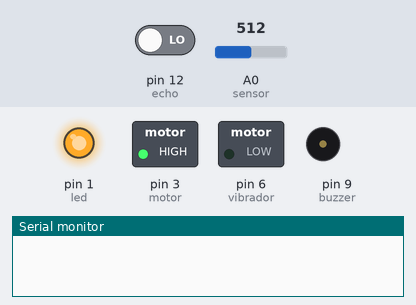
A sketch run on a simulated Arduino Uno, built for the host (arithmetic inside an expression is 32-bit, double 64-bit). Parts: switched loads named in the sketch (green lamp = pin HIGH), output pins drawn as LEDs (lit = HIGH), buzzer (waves = sounding), the last lines printed to the serial monitor. The test bench sets the inputs (shaded band); at power-on: pin 12 (echo) LOW, A0 (sensor) = 512. Pins used as bus, display or sensor lines are not drawn.

Above: at 0.5 s.
At 1.11 s:
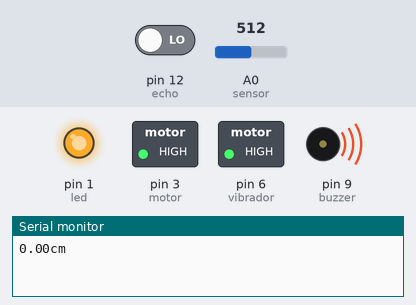
At 1.6 s:
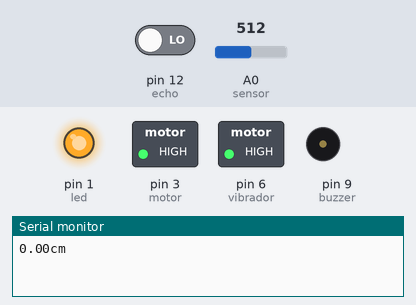
Timing chart, 0 to 3.0 s (numbered marks = the images above):
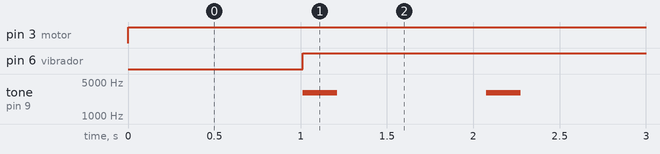

Measured:
- by itself, pin 3 (motor): LOW → HIGH at 0.00 s
- by itself, pin 6 (vibrador): LOW → HIGH at 1.0 s
- by itself, tone on pin 9 (buzzer): alternates 3000 Hz for 0.20 s and silent for 0.86 s

The sketch:

baston.ino
```cpp
//PROYECTO 142 BASTON PARA NO VIDENTES

int led = 1;      //led
int sensor = A0;  //sensor de temperatura
int buzzer = 9;   //buzzer
int echo = 12;    //Pin digital  para el eco del sensor ultrasonico
int trigger = 13; //Pin digital  para el Trigger del sensor ultrasonico
int vibrador = 6;
int motor = 3;
float sonido;
float distancia;
float tiempo;
float temperatura;
int temp;

void setup()
{
  pinMode(motor, OUTPUT);     //salida
  pinMode(sensor,INPUT);      //entrada
  pinMode(buzzer, OUTPUT);    //salida
  pinMode(led, OUTPUT);       //salida
  pinMode(echo,INPUT);        //entrada
  pinMode(trigger, OUTPUT);   //salida
  pinMode(vibrador, OUTPUT);  //salida
  Serial.begin(9600);         //inicia el motor seria
  sonido=(343);               //velocidad del sonido en m/s
  digitalWrite(vibrador,LOW);
  tone(buzzer,LOW);
  digitalWrite(led,HIGH);
}

void loop()
{
  //conversion  del sensor de temperatura
  temp= analogRead(sensor);
  temperatura=((temp*0.488)-50);  //grados centigrados

  if(temperatura >15)
    digitalWrite(motor,HIGH);

  digitalWrite(trigger, LOW);
  delay(2);
  digitalWrite(trigger,HIGH);
  delay(10);
  digitalWrite(trigger,LOW);

  tiempo = pulseIn(echo,HIGH);
  distancia = tiempo*sonido*0.0001 / 2.0;  // conversion a centimetros
  Serial.print(distancia);
  Serial.print("cm");
  Serial.println();

  analogWrite(vibrador,measureDistanceVibrator(distancia));
  tone(buzzer, measureDistanceTone(distancia),200);
  delay(50);
}
int measureDistanceVibrator(int distance) {
  int intensity = 0;
  if(distance < 10) {
    intensity = 255;
  } else if (distance < 20) {
    intensity = 204;
  } else if (distance < 40) {
    intensity = 102;
  } else if (distance < 50) {
    intensity = 51;
  }
  return intensity;
}
int measureDistanceTone(int distance) {
  int tone = 0;
  if(distance < 10) {
    tone = 3000;
  } else if (distance < 20) {
    tone = 2000;
  } else if (distance < 30) {
    tone = 1000;
  }
  return tone;
}
```
